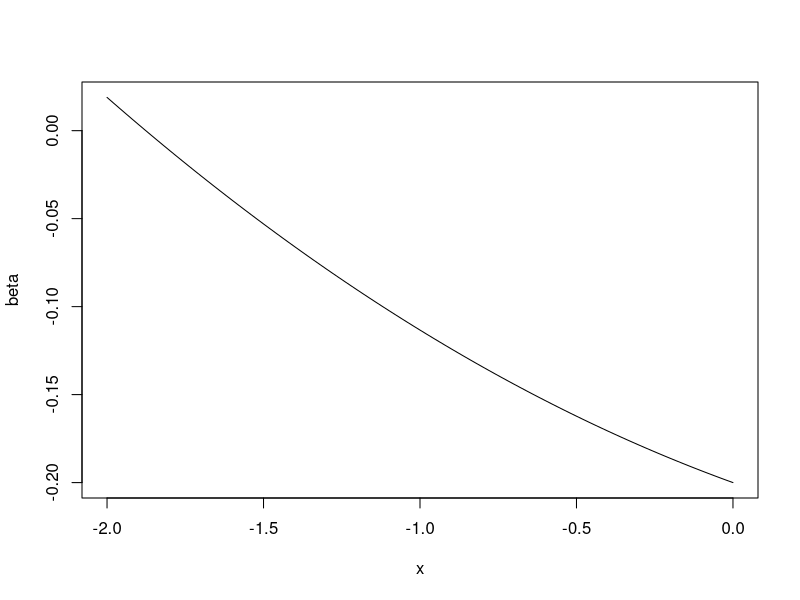

The R script that drew this image: (Note: this script raises an error after producing the figure.)
## Numerical exercise of ROA model: climate change adaptation investment
## Author: Wataru Kodama
## Date: 15/3/2023
## Update: 5/5/2023

################################################################################
### 1. Define fundamental polynomial function and delta function
################################################################################
para <- c(0.03, 0.2, 0.25, 0.05, 0.2) # baseline (mu, sigma, eta, lambda, rho)
eps <- c(0, 0.5, 2, 5) # list of epsilon
# Delta function
delta_fn <- function(m, s, e, l, r, eps) { 
  r + m*(1-eps) + 1/2*eps*(1-eps)*s^2 + l- l*(1-e)^(1-eps) }
# Polynomial function
polynomial_fn <- function(x, m, s, e, l, r) {
  1/2*(x-1)*x*s^2 - m*x - (r+l) + l*(1-e)^x
  }
polynomial_fn(0, para[1], para[2], para[3], para[4], para[5]) # baseline when f(0)

# baseline value
delta_fn(para[1], para[2], para[3], 0.05, para[5], eps[1]) # baseline values eps=0
polynomial_fn(1-eps[1], para[1], para[2], para[3], para[4], para[5]) # f(1-eps)
delta_fn(para[1], para[2], para[3], 0.05, para[5], eps[2]) # baseline values eps=1/2
polynomial_fn(1-eps[2], para[1], para[2], para[3], para[4], para[5]) # f(1-eps)
delta_fn(para[1], para[2], para[3], 0.05, para[5], eps[3]) # baseline values eps=2
polynomial_fn(1-eps[3], para[1], para[2], para[3], para[4], para[5]) # f(1-eps)

# polynomial vs beta
beta <- function(x){polynomial_fn(x, para[1], para[2], para[3], para[4], para[5])}
plot(beta, -2, 0) # see plot


##############################################
### 2. Investment threshold under ROA and ENPV
##############################################
para <- c(0.03, 0.2, 0.25, 0.05, 0.2) # baseline (mu, sigma, eta, lambda, rho)
eps <- c(0, 0.5, 2) # list of epsilon
I <- 2

# Uniroot function
require(utils) # for str
root <- uniroot(polynomial_fn, c(-10, 0), tol = 0.0001, m=para[1], s=para[2], e=para[3], l=para[4], r=para[5])
root$root

# Utility function 
utility <- function(x, eps){(x^(1-eps))/(1-eps)}

# Threshold: ROA
delta <- delta_fn(para[1], para[2], para[3], para[4], para[5], eps)
beta <- uniroot(polynomial_fn, c(-10, 0), tol = 0.0001, m=para[1], 
                s=para[2], e=para[3], l=para[4], r=para[5])$root
thr <- ((delta/para[5])* beta/(beta-1+eps))^(1/(1-eps))* (1-I*0.1)
thr_EPV <- (delta/para[5])^(1/(1-eps))* (1-I*0.1)

rm(delta0, delta1, delta2, beta, hurdle0, hurdle1, hurdle2)
cat("The thresholds under ROA are: ", thr, "\n")
cat("The thresholds under ENPV are: ", thr_EPV, "\n")


########################################
### 3. Threshold vs different parameters
########################################
para <- c(0.03, 0.2, 0.25, 0.05, 0.2) # baseline (mu, sigma, eta, lambda, rho)
eps <- c(0, 0.5, 2) # list of epsilon
I <- 2
### Relationship with drift rate ### 
drift <- seq(0, 0.1, 0.01) # drift rate range

for (n in 0:2) {
  assign(paste0("delta_list", n), list())
  assign(paste0("hurdle_list", n), list())
  assign(paste0("thr_list", n, "a"), list())
} 

for (i in 1:length(drift)){
  delta_list0[[i]] <- delta_fn(drift[i], para[2], para[3], para[4], para[5], eps[1])
  delta_list1[[i]] <- delta_fn(drift[i], para[2], para[3], para[4], para[5], eps[2])
  delta_list2[[i]] <- delta_fn(drift[i], para[2], para[3], para[4], para[5], eps[3])
  beta_drift[[i]] <- uniroot(polynomial_fn, c(-10, 0), tol = 0.0001, m=drift[i], 
                           s=para[2], e=para[3], l=para[4], r=para[5])$root
  hurdle_list0[[i]] <- beta_drift[[i]]/(beta_drift[[i]]-1)
  hurdle_list1[[i]] <- (beta_drift[[i]]/(beta_drift[[i]]-0.5))^2
  hurdle_list2[[i]] <- (beta_drift[[i]]+1)/beta_drift[[i]]
  thr_list0a[[i]] <- hurdle_list0[[i]]* (delta_list0[[i]]/para[5])* (1 - I* 0.1)
  thr_list1a[[i]] <- hurdle_list1[[i]]* (delta_list1[[i]]/para[5])^2* (1 - I* 0.1)
  thr_list2a[[i]] <- hurdle_list2[[i]]* (para[5]/delta_list2[[i]])* (1 - I* 0.1)
  }

plot(drift, thr_list0a, type = "l")
plot(drift, thr_list1a, type = "l")
plot(drift, thr_list2a, type = "l")


### Relationship with volatility ### 
volatil <- seq(0, 0.5, 0.01) # volatility range

for (n in 0:2) {
  assign(paste0("delta_list", n), list())
  assign(paste0("hurdle_list", n), list())
  assign(paste0("thr_list", n, "b"), list())
} 
beta_volatil <- list()

for (i in 1:length(volatil)){
  delta_list0[[i]] <- delta_fn(para[1], volatil[i], para[3], para[4], para[5], eps[1])
  delta_list1[[i]] <- delta_fn(para[1], volatil[i], para[3], para[4], para[5], eps[2])
  delta_list2[[i]] <- delta_fn(para[1], volatil[i], para[3], para[4], para[5], eps[3])
  beta_volatil[[i]] <- uniroot(polynomial_fn, c(-10, 0), tol = 0.0001, m=para[1], 
                            s=volatil[i], e=para[3], l=para[4], r=para[5])$root
  hurdle_list0[[i]] <- beta_volatil[[i]]/(beta_volatil[[i]]-1)
  hurdle_list1[[i]] <- (beta_volatil[[i]]/(beta_volatil[[i]]-0.5))^2
  hurdle_list2[[i]] <- (beta_volatil[[i]]+1)/beta_volatil[[i]]
  thr_list0b[[i]] <- hurdle_list0[[i]]* (delta_list0[[i]]/para[5])* (1 - I* 0.1)
  thr_list1b[[i]] <- hurdle_list1[[i]]* (delta_list1[[i]]/para[5])^2* (1 - I* 0.1)
  thr_list2b[[i]] <- hurdle_list2[[i]]* (para[5]/delta_list2[[i]])* (1 - I* 0.1)
}

plot(volatil, thr_list0b, type='l')
plot(volatil, thr_list1b, type='l')
plot(volatil, thr_list2b, type='l')


### Relationship with magnitude of weather extremes ### 
etalist <- seq(0.0, 0.4, 0.01) # magnitude of shock range

for (n in 0:2) {
  assign(paste0("delta_list", n), list())
  assign(paste0("hurdle_list", n), list())
  assign(paste0("thr_list", n, "c"), list())
} 
beta_eta <- list()

for (i in 1:length(etalist)){
  delta_list0[[i]] <- delta_fn(para[1], para[2], etalist[i], para[4], para[5], eps[1])
  delta_list1[[i]] <- delta_fn(para[1], para[2], etalist[i], para[4], para[5], eps[2])
  delta_list2[[i]] <- delta_fn(para[1], para[2], etalist[i], para[4], para[5], eps[3])
  beta_eta[[i]] <- uniroot(polynomial_fn, c(-10, 0), tol = 0.0001, m=para[1], 
                            s=para[2], e=etalist[i], l=para[4], r=para[5])$root
  hurdle_list0[[i]] <- beta_eta[[i]]/(beta_eta[[i]]-1)
  hurdle_list1[[i]] <- (beta_eta[[i]]/(beta_eta[[i]]-0.5))^2
  hurdle_list2[[i]] <- (beta_eta[[i]]+1)/beta_eta[[i]]
  thr_list0c[[i]] <- hurdle_list0[[i]]* (delta_list0[[i]]/para[5])* (1 - I* 0.1)
  thr_list1c[[i]] <- hurdle_list1[[i]]* (delta_list1[[i]]/para[5])^2* (1 - I* 0.1)
  thr_list2c[[i]] <- hurdle_list2[[i]]* (para[5]/delta_list2[[i]])* (1 - I* 0.1)
}

plot(etalist, thr_list0c, type='l')
plot(etalist, thr_list1c, type='l')
plot(etalist, thr_list2c, type='l')


### Relationship with frequency of weather extreme ### 
lamlist <- seq(0, 0.15, 0.01) # magnitude of shock range

for (n in 0:2) {
  assign(paste0("delta_list", n), list())
  assign(paste0("hurdle_list", n), list())
  assign(paste0("thr_list", n, "d"), list())
} 
beta_lam <- list()

for (i in 1:length(lamlist)){
  delta_list0[[i]] <- delta_fn(para[1], para[2], para[3], lamlist[i], para[5], eps[1])
  delta_list1[[i]] <- delta_fn(para[1], para[2], para[3], lamlist[i], para[5], eps[2])
  delta_list2[[i]] <- delta_fn(para[1], para[2], para[3], lamlist[i], para[5], eps[3])
  beta_lam[[i]] <- uniroot(polynomial_fn, c(-10, 0), tol = 0.0001, m=para[1], 
                           s=para[2], e=para[3], l=lamlist[i], r=para[5])$root
  hurdle_list0[[i]] <- beta_lam[[i]]/(beta_lam[[i]]-1)
  hurdle_list1[[i]] <- (beta_lam[[i]]/(beta_lam[[i]]-0.5))^2
  hurdle_list2[[i]] <- (beta_lam[[i]]+1)/beta_lam[[i]]
  thr_list0d[[i]] <- hurdle_list0[[i]]* (delta_list0[[i]]/para[5])* (1 - I* 0.1)
  thr_list1d[[i]] <- hurdle_list1[[i]]* (delta_list1[[i]]/para[5])^2* (1 - I* 0.1)
  thr_list2d[[i]] <- hurdle_list2[[i]]* (para[5]/delta_list2[[i]])* (1 - I* 0.1)
}

plot(lamlist, thr_list0d, type='l')
plot(lamlist, thr_list1d, type='l')
plot(lamlist, thr_list2d, type='l')


### Graph ### 
setwd("C:/OwnCloud/A05/08_WP2_ROA/01_Irrigation_investment_numerical")
setwd("/Users/kodam1/ownCloud - wataru.kodama@uni-goettingen.de@owncloud.gwdg.de/A05/08_WP2_ROA/01_Irrigation_investment_numerical")
#par(mfrow = c(2, 2), cex.main = 0.8)
#par(mfrow=c(1,1), cex.main = 1)

# First plot
png("03_Programming/numerical/figure/threhold_mu.png", width = 5, height = 4, units = 'in', res = 500)
plot(drift, thr_list0a, type='l', lty=1, ylim=c(0.58,0.71), xlab='', ylab='')
lines(drift, thr_list1a, lty=2)
lines(drift, thr_list2a, lty=3)
legend("bottomright", cex = 0.8, lty=1:3,
       legend = c(expression(paste(epsilon," = 0")), 
                  expression(paste(epsilon," = 0.5 ")), 
                  expression(paste(epsilon," = 2"))))
dev.off()

# Second plot
png("03_Programming/numerical/figure/threhold_sigma.png", width = 5, height = 4, units = 'in', res = 500)
plot(volatil, thr_list0b, type='l', lty=1, ylim=c(0.43,0.8), xlab='', ylab='')
lines(volatil, thr_list1b, lty=2)
lines(volatil, thr_list2b, lty=3)
legend("topright", cex = 0.8, lty=1:3,
       legend = c(expression(paste(epsilon," = 0")), 
                  expression(paste(epsilon," = 0.5 ")), 
                  expression(paste(epsilon," = 2"))))
dev.off()

# Third plot
png("03_Programming/numerical/figure/threhold_lambda.png", width = 5, height = 4, units = 'in', res = 500)
plot(lamlist, thr_list0d, type='l', lty=1, ylim=c(0.625,0.665), xlab='', ylab='')
lines(lamlist, thr_list1d, lty=2)
lines(lamlist, thr_list2d, lty=3)
legend("bottomright", cex = 0.8, lty=1:3,
       legend = c(expression(paste(epsilon," = 0")), 
                  expression(paste(epsilon," = 0.5 ")), 
                  expression(paste(epsilon," = 2"))))
dev.off()

# Fourth plot
png("03_Programming/numerical/figure/threhold_eta.png", width = 5, height = 4, units = 'in', res = 500)
plot(etalist, thr_list0c, type='l', lty=1, ylim=c(0.52,0.67), xlab='', ylab='')
lines(etalist, thr_list1c, lty=2)
lines(etalist, thr_list2c, lty=3)
legend("topright", cex = 0.8, lty=1:3,
       legend = c(expression(paste(epsilon," = 0")), 
                expression(paste(epsilon," = 0.5 ")), 
                expression(paste(epsilon," = 2"))))
dev.off()



########################################
### 4. Relative importance of parameters
########################################
para <- c(0.03, 0.2, 0.25, 0.05, 0.2) # baseline (mu, sigma, eta, lambda, rho)
eps <- c(0, 0.5, 2) # list of epsilon
I <- 2
# Chnage in value
delta <- function(eps) { 
  delta_fn(para[1], para[2], para[3], para[4], para[5], eps) 
  }
value <- function(eps) { 
  utility(1-0.05, eps)/0.2 - utility(1, eps)/delta(eps) 
  }
dV <- function(eps) {
  value(eps)*0.01
}

# Change in parameters
delta_mu <- 0.01
delta_sigma <- function(eps) { 
  (delta_mu/eps + para[2]^2)^0.5 - para[2] }
delta_lambda <- function(eps) { 
  delta_mu*(1-eps)/ (1-(1-para[3])^(1-eps)) }
delta_eta <- function(eps) { 
  (delta_mu*(1-eps)/ para[4] - (1-para[3])^(1-eps))^ (1/(1-eps)) + (1-para[3]) }
cat("Change in parameters are: ", 
    delta_mu, delta_lambda(0), delta_eta(0), "\n")
#para2 <- c(para[1]+delta_mu, para[2], para[3]+delta_lambda(0), para[4]+delta_eta(0))
para2 <- c(para[1] + 0.01, para[2], para[3] + 0.20, para[4] + 0.04)

# Threshold: change in mu
delta_mu <- function(eps) { 
  delta_fn(para2[1], para[2], para[3], para[4], para[5], eps) 
}
beta0 <- uniroot(polynomial_fn, c(-10, 0), tol = 0.0001, m=para2[1], 
                s=para[2], e=para[3], l=para[4], r=para[5])$root
hurdle0 <- beta0/(beta0-1+eps[1])
hurdle1 <- (beta0/(beta0-1+eps[2]))^2
hurdle2 <- (beta0-1+eps[3])/beta0
thr0_mu <- hurdle0* (delta_mu(eps[1])/para[5])* (1 - I* 0.1)
thr1_mu <- hurdle1* (delta_mu(eps[2])/para[5])^2* (1 - I* 0.1)
thr2_mu <- hurdle2* (para[5]/delta_mu(eps[3]))* (1 - I* 0.1)

# Threshold: change in eta
delta_eta <- function(eps) { 
  delta_fn(para[1], para[2], para2[3], para[4], para[5], eps) 
}
beta0 <- uniroot(polynomial_fn, c(-10, 0), tol = 0.0001, m=para[1], 
                 s=para[2], e=para2[3], l=para[4], r=para[5])$root
hurdle0 <- beta0/(beta0-1+eps[1])
hurdle1 <- (beta0/(beta0-1+eps[2]))^2
hurdle2 <- (beta0-1+eps[3])/beta0
thr0_eta <- hurdle0* (delta_eta(eps[1])/para[5])* (1 - I* 0.1)
thr1_eta <- hurdle1* (delta_eta(eps[2])/para[5])^2* (1 - I* 0.1)
thr2_eta <- hurdle2* (para[5]/delta_eta(eps[3]))* (1 - I* 0.1)

# Threshold: change in lambda
delta_lambda <- function(eps) { 
  delta_fn(para[1], para[2], para[3], para2[4], para[5], eps) 
}
beta0 <- uniroot(polynomial_fn, c(-10, 0), tol = 0.0001, m=para[1], 
                 s=para[2], e=para[3], l=para2[4], r=para[5])$root
hurdle0 <- beta0/(beta0-1+eps[1])
hurdle1 <- (beta0/(beta0-1+eps[2]))^2
hurdle2 <- (beta0-1+eps[3])/beta0
thr0_lambda <- (delta_lambda(eps[1])/para[5])* beta0/(beta0-1+eps[1])* (1 - I* 0.1)
thr1_lambda <- ((delta_lambda(eps[2])/para[5])* beta0/(beta0-1+eps[2]))^2* (1 - I* 0.1)
thr2_lambda <- ((delta_lambda(eps[3])/para[5])* beta0/(beta0-1+eps[3]))^(-1)* (1 - I* 0.1)

# Results
thr0 <- thr[1]
thr1 <- thr[2]
thr2 <- thr[3]

cat("The thresholds under ROA are: ", thr0, thr1, thr2, "\n")

cat("Mu: thresholds are: ", thr0_mu, thr1_mu, thr2_mu, "\n")
cat("Mu: change in thresholds are: ", 
    (thr0_mu-thr0)/thr0*100, (thr1_mu-thr1)/thr1*100, (thr2_mu-thr2)/thr2*100, "\n")

cat("Lambda: thresholds are: ", thr0_lambda, thr1_lambda, thr2_lambda, "\n")
cat("Lambda: change in thresholds are: ", 
    (thr0_lambda-thr0)/thr0*100, (thr1_lambda-thr1)/thr1*100, (thr2_lambda-thr2)/thr2*100, "\n")

cat("Eta: thresholds are: ", thr0_eta, thr1_eta, thr2_eta, "\n")
cat("Eta: change in thresholds are: ", 
    (thr0_eta-thr0)/thr0*100, (thr1_eta-thr1)/thr1*100, (thr2_eta-thr2)/thr2*100, "\n")

